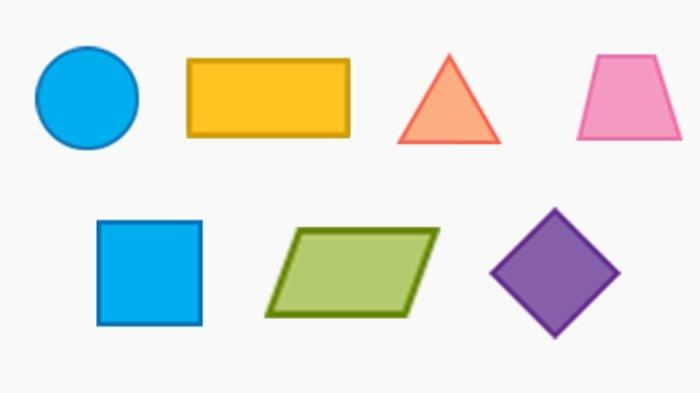
#> input picture images/objects/shapes.jpg, 700 x 393 px
$ jupyter execute 154-ocv-detect-shape.ipynb
#> lines starting #> are read from the running program, lines starting #| are printed output that depends on the picture; after the words box and inside, x2 and y2 are one past the last pixel; in counts of white or black regions, pixels touching at a corner belong together
[cell 1]
import cv2
import matplotlib.pyplot as plt
import numpy as np


PATH = 'images/objects/shapes.jpg'


def cv2_imshow(img):
    img_rgb = cv2.cvtColor(img, cv2.COLOR_BGR2RGB)
    plt.imshow(img_rgb)


img = cv2.imread(PATH)
#> img is the input picture: shape (393, 700, 3); mean B, G, R 222.5, 227.3, 222.7
gray = cv2.cvtColor(img, cv2.COLOR_BGR2GRAY)
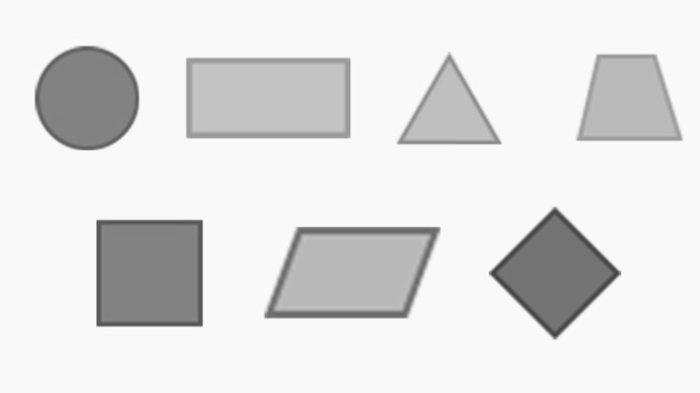
#> gray: shape (393, 700); min 60, max 255, mean 225.4

cv2_imshow(gray)

Fungsi threshold menggunakan binary threshold sehingga hanya ada 2 warna, 0 atau max value.

Pixel dengan nilai di bawah threshold (ex: 200) otomatis berubah menjadi hitam (0), sedangkan di atas threshold otomatis menjadi max value. Dalam code di bawah menjadi putih (255).

[cell 2]
THRESHOLD_VALUE = 200
WHITE = 255

ret, thresh = cv2.threshold(gray, THRESHOLD_VALUE, WHITE,
                            cv2.THRESH_BINARY)
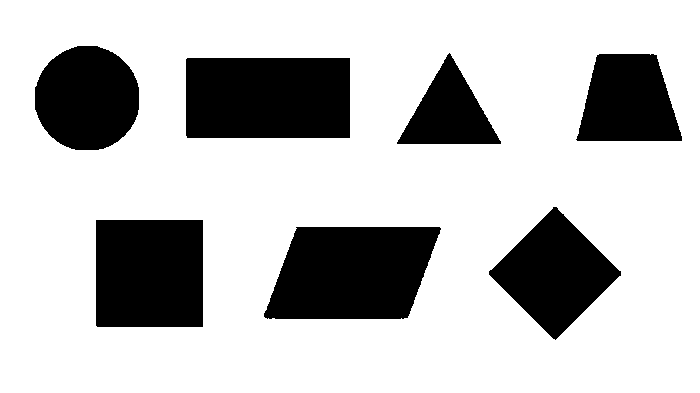
#> thresh: shape (393, 700); 75.5% white; 7 black regions, largest, box (x1, y1, x2, y2) and area: (264, 227, 441, 319) 13302, (186, 58, 350, 138) 13117, (96, 220, 203, 327) 11448
#> ret = 200
cv2_imshow(thresh)

[cell 3]
canny = cv2.Canny(thresh, 10, 240)
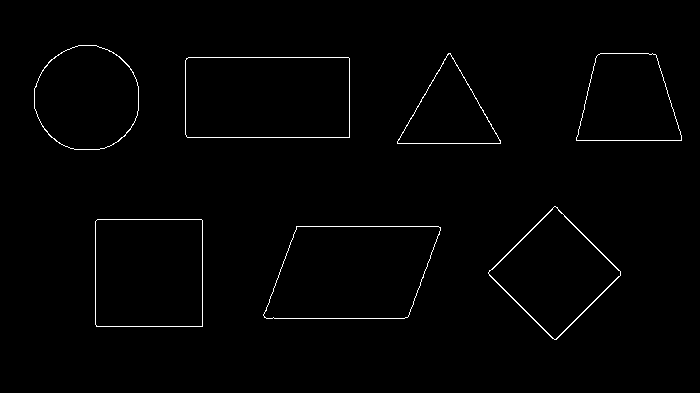
#> canny: shape (393, 700); 1.1% white in thin lines or dots, all inside (x1, y1, x2, y2) = (34, 45, 682, 340)

kernel = np.ones((3, 3), np.uint8)
morph = cv2.morphologyEx(canny, cv2.MORPH_DILATE, kernel, iterations=1)
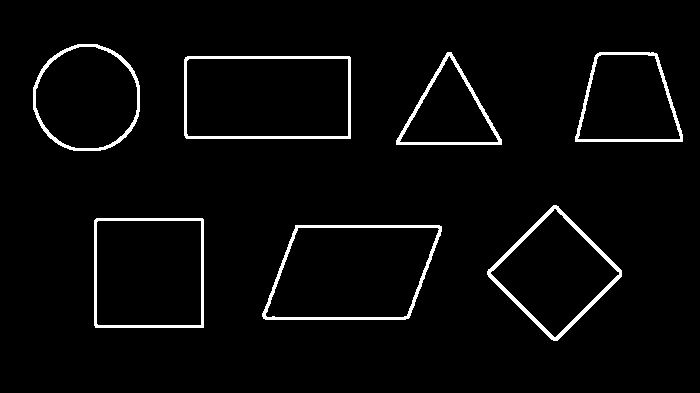
#> morph: shape (393, 700); 3.4% white; 7 white regions, largest, box (x1, y1, x2, y2) and area: (487, 205, 622, 341) 1578, (262, 225, 442, 320) 1550, (184, 56, 351, 139) 1459
cv2_imshow(morph)
#> in cv2_imshow (call 3), `img_rgb = cv2.cvtColor(img, cv2.COLOR_BGR2RGB)`: img_rgb: shape (393, 700, 3); 3.4% white; 7 white regions

# chain_approx_simple := only store coordinates in the corner to save memory
contours, hierarchy = cv2.findContours(morph, cv2.RETR_EXTERNAL,
                                       cv2.CHAIN_APPROX_SIMPLE)
#> contours = 7 contours; box (x1, y1, x2, y2) and area: (262, 225, 442, 320) 13850, (184, 56, 351, 139) 13604, (94, 218, 204, 328) 11877, (487, 205, 622, 341) 9638, (33, 44, 140, 151) 9080, (575, 52, 683, 142) 7545, (396, 52, 502, 145) 5204

print('number of contours detected:', len(contours))
#| number of contours detected: 7

Hasil gambar contour menggunakan approxPolyDP tidak sebagus dengan gambar di teknik menghitung coin yang tanpa approxPolyDP.

[cell 4]
GREEN = (0, 255, 0)
THICKNESS = 2

for contour in contours:
    approx = cv2.approxPolyDP(contour, 0.01*cv2.arcLength(contour, True), True)
    cv2.drawContours(img, [approx], 0, GREEN, THICKNESS)
#> this loop made 7 passes
#> approx on passes 2, 4, 5, 6: [[96, 218], [95, 327], [203, 327], [203, 219]], [[184, 59], [186, 138], [350, 138], [349, 56]], [[597, 53], [575, 141], [682, 141], [657, 54]], [[447, 52], [396, 144], [501, 144], [454, 57]]
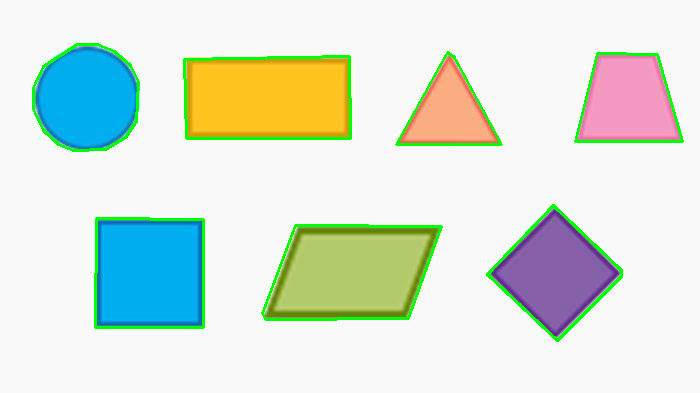
#> img: shape (393, 700, 3); mean B, G, R 216.4, 228.6, 216.2

cv2_imshow(img)

$ run again, with images/objects/card.jpg copied over images/objects/shapes.jpg
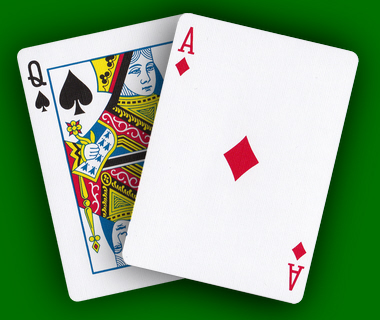
#> input picture images/objects/card.jpg, 380 x 320 px
#> img is the input picture: shape (320, 380, 3); mean B, G, R 133.7, 168.4, 137.7
#> `ret, thresh = cv2.threshold(gray, THRESHOLD_VALUE, WHITE, cv2.THRESH_B..`:
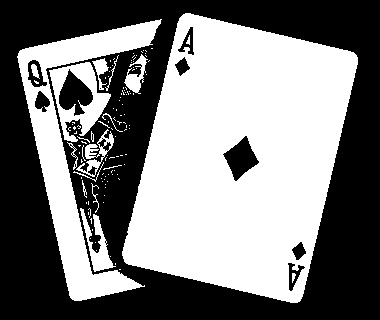
#> thresh: shape (320, 380); 49.8% white; 121 white regions (103 under 20 px), largest, box (x1, y1, x2, y2) and area: (122, 13, 358, 303) 46198, (17, 19, 162, 301) 9828, (49, 62, 111, 142) 1928
#> ret = 200
#> canny: shape (320, 380); 3.6% white in thin lines or dots, all inside (x1, y1, x2, y2) = (17, 12, 358, 303)
#> morph: shape (320, 380); 12.2% white; 10 white regions, largest, box (x1, y1, x2, y2) and area: (16, 17, 163, 302) 10236, (120, 11, 359, 304) 2956, (222, 135, 260, 182) 446
#> img_rgb: shape (320, 380, 3); 12.2% white; 10 white regions
#> contours = 5 contours, 1 with area under 20; largest, box (x1, y1, x2, y2) and area: (120, 11, 359, 304) 48782, (16, 17, 163, 302) 21184, (118, 112, 127, 118) 32, (111, 106, 119, 112) 30
#| number of contours detected: 5
#> the loop `for contour in contours:` made 5 passes
#> approx on passes 1, 5: [[102, 193], [102, 197], [106, 197], [106, 193]], [[185, 11], [122, 261], [299, 303], [358, 55]]
#> after the loop `for contour in contours:`:
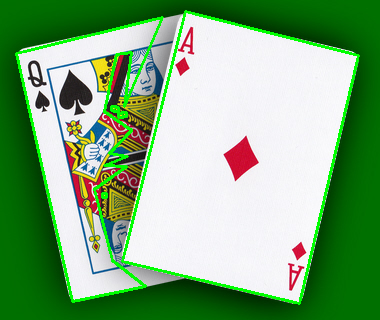
#> img: shape (320, 380, 3); mean B, G, R 125.2, 171.2, 128.9
